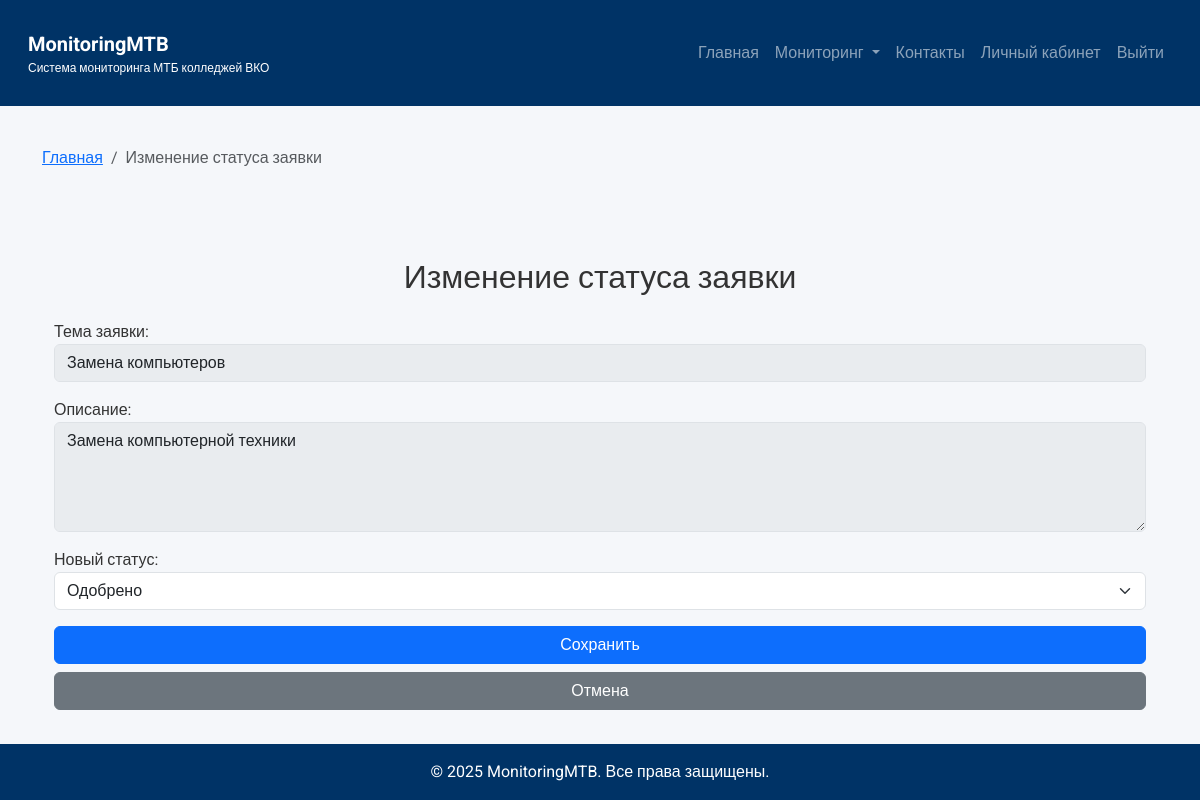
The page /update_request_status/5/ (signed in) on the database its author committed.
### colleges/models.py (models this page shows, shortened)
class Request(models.Model):
    STATUS_CHOICES = [
        ('pending', 'На рассмотрении'),
        ('approved', 'Одобрено'),
        ('rejected', 'Отклонено'),
    ]
    user = models.ForeignKey(settings.AUTH_USER_MODEL, on_delete=models.CASCADE)
    title = models.CharField(max_length=255)
    description = models.TextField()
    status = models.CharField(max_length=20, choices=STATUS_CHOICES, default='pending')
    created_at = models.DateTimeField(auto_now_add=True)

### colleges/utils.py (the view)
    def wrapper(request, *args, **kwargs):
        if request.user.is_authenticated and (request.user.role == 'manager' or request.user.role == 'admin'):
            return view_func(request, *args, **kwargs)
        else:
            return redirect('profile')

### colleges/utils.py (called while the page is built)
def manager_required(view_func):
    def wrapper(request, *args, **kwargs):
        if request.user.is_authenticated and (request.user.role == 'manager' or request.user.role == 'admin'):
            return view_func(request, *args, **kwargs)
        else:
            return redirect('profile')
    return wrapper

### colleges/views.py (called while the page is built)
@manager_required
def update_request_status(request, request_id):
    req = Request.objects.get(id=request_id)
    if request.method == 'POST':
        new_status = request.POST.get('status')
        req.status = new_status
        req.save()
        return redirect('all_requests')
    return render(request, 'update_request_status.html', {'req': req, 'page_title': 'Изменение статуса заявки'})

### templates/update_request_status.html (shortened to what this page needs)
{% extends 'base.html' %}
{% block content %}
<div class="container mt-5">
    <h2 class="text-center mb-4">Изменение статуса заявки</h2>
    <form method="post">
        <div class="mb-3">
            <label>Тема заявки:</label>
            <input type="text" class="form-control" value="{{ req.title }}" disabled>
        </div>
        <div class="mb-3">
            <label>Описание:</label>
            <textarea class="form-control" rows="4" disabled>{{ req.description }}</textarea>
        </div>
        <div class="mb-3">
            <label>Новый статус:</label>
            <select name="status" class="form-select" required>
                <option value="approved" {% if req.status == 'approved' %}selected{% endif %}>Одобрено</option>
            </select>
        </div>
        <div class="d-grid gap-2">
            <button type="submit" class="btn btn-primary">Сохранить</button>
            <a href="{% url 'all_requests' %}" class="btn btn-secondary">Отмена</a>
        </div>
    </form>
</div>
{% endblock %}

### templates/base.html (style rules this page uses)
body { font-family: 'Roboto', sans-serif; background-color: #F5F7FA; color: #333; }

### rows shown on the page
Request: title "Замена компьютеров", description "Замена компьютерной техники", status "Одобрено"

### other values the page prints
{{ page_title }} "Изменение статуса заявки"
